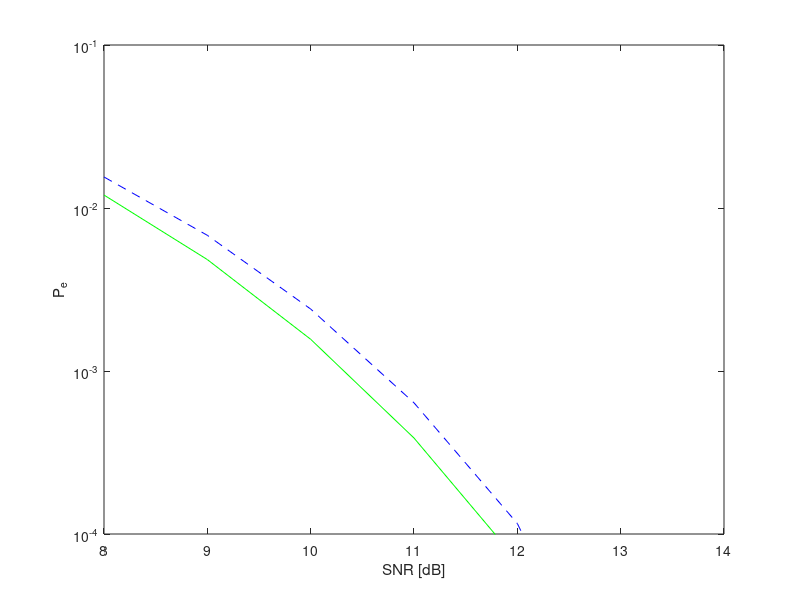

This chart was generated by the following MATLAB code:
clear all; close all; clc;

Perr=[0.0155 0.0068 0.0024 0.000638 1.16e-04 5.72e-06 0];
SNR=[8:14];
SNR_lin = 10.^(SNR./10);
sigma_a = 2;
M = 4;
awgn_bound = 4*(1-1/sqrt(M))*qfunc(sqrt(SNR_lin/(sigma_a/2)));


figure,
plot(SNR, 10*log10(Perr),'b--'), hold on, plot(SNR, 10*log10(awgn_bound),'g')
ylim([10*log10(10^-4) 10*log10(10^-1)])
xlim([8 14])
yticks([-40 -30 -20 -10])
yticklabels({'10^{-4}','10^{-3}','10^{-2}','10^{-1}'})
xlabel('SNR [dB]')
ylabel('P_e')
